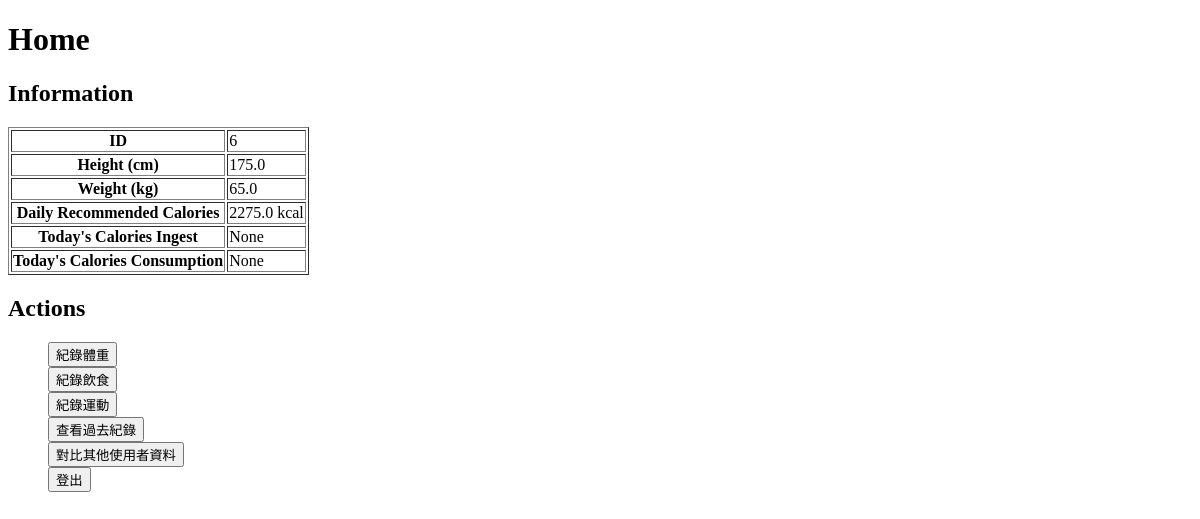
/user_home/6, run on an earlier commit of the app's database.
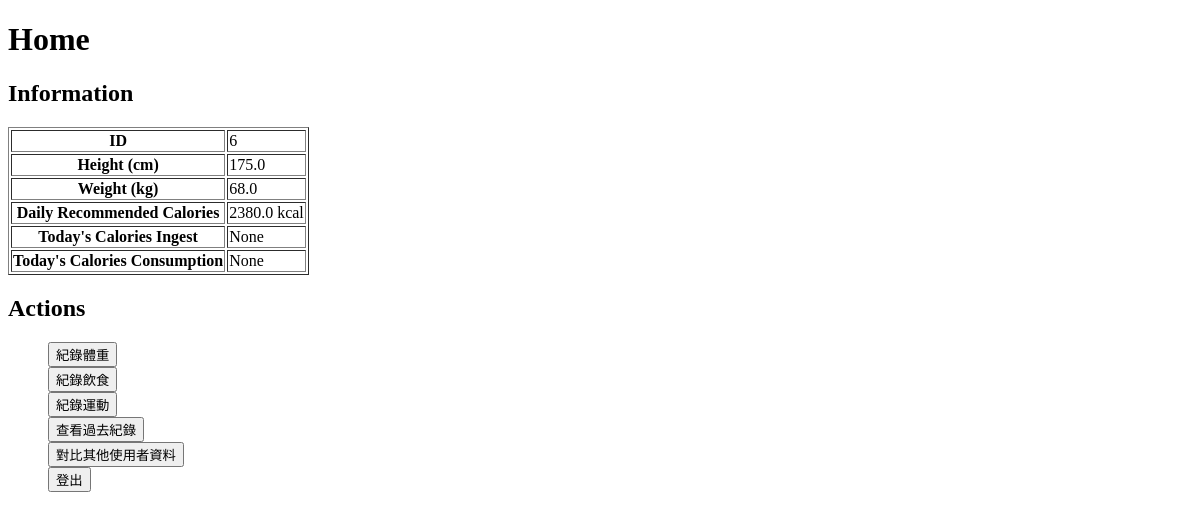
And on a later commit of the database.
### app.py (models this page shows)
class User(db.Model):
    id = db.Column(db.Integer, primary_key=True, autoincrement=True)
    weight = db.Column(db.Float, nullable=False)
    height = db.Column(db.Float, nullable=False)

### app.py (the view)
@app.route('/user_home/<int:user_id>')
def user_home(user_id):
    user = User.query.get(user_id)
    today_calories_consumption = (
        db.session.query(
            func.sum(UserExerciseRecord.calories_consumption)
        )
        .filter(UserExerciseRecord.user_id == user_id)
        .filter(UserExerciseRecord.date == datetime.utcnow().date())
        .scalar()
    )
    today_calories_ingest = (
        db.session.query(
            func.sum(UserCaloriesRecord.calories_ingest)
        )
        .filter(UserCaloriesRecord.user_id == user_id)
        .filter(UserCaloriesRecord.date == datetime.utcnow().date())
        .scalar()
    )
    return render_template('user_home.html',
                            user=user,
                            today_calories_consumption=today_calories_consumption,
                            today_calories_ingest=today_calories_ingest)

### templates/user_home.html (shortened to what this page needs)
<!DOCTYPE html>
<html lang="en">
<head>
</head>
<body>
    <h1>Home</h1>
    <h2>Information</h2>
    <table border="1">
        <tr>
            <th>ID</th>
            <td>{{ user.id }}</td>
        </tr>
        <tr>
            <th>Height (cm)</th>
            <td>{{ user.height }}</td>
        </tr>
        <tr>
            <th>Weight (kg)</th>
            <td>{{ user.weight }}</td>
        </tr>
        <tr>
            <th>Daily Recommended Calories</th>
            <td>{{ 35 * user.weight }} kcal</td>
        </tr>
        <tr>
            <th>Today's Calories Ingest</th>
            <td>{{ today_calories_ingest }}</td>
        </tr>
        <tr>
            <th>Today's Calories Consumption</th>
            <td>{{ today_calories_consumption }}</td>
        </tr>
    </table>
    <h2>Actions</h2>
    <ul>
        <form action="/record_weight" method="get">
            <button type="submit">紀錄體重</button>
        </form>
        <form action="/record_food" method="get">
            <button type="submit">紀錄飲食</button>
        </form>
        <form action="/record_exercise" method="get">
            <button type="submit">紀錄運動</button>
        </form>
        <form action="/view_past_week_records" method="get">
            <button type="submit">查看過去紀錄</button>
        </form>
        <form action="/compare_user_records" method="get">
            <button type="submit">對比其他使用者資料</button>
        </form>
        <form action="/" method="get">
            <button type="submit">登出</button>
        </form>
    </ul>
</body>
</html>

What changed in the data, as far as the page shows it:
changed User id 6: weight "65.0" → "68.0"; 35*user.weight "2275.0" → "2380.0"
